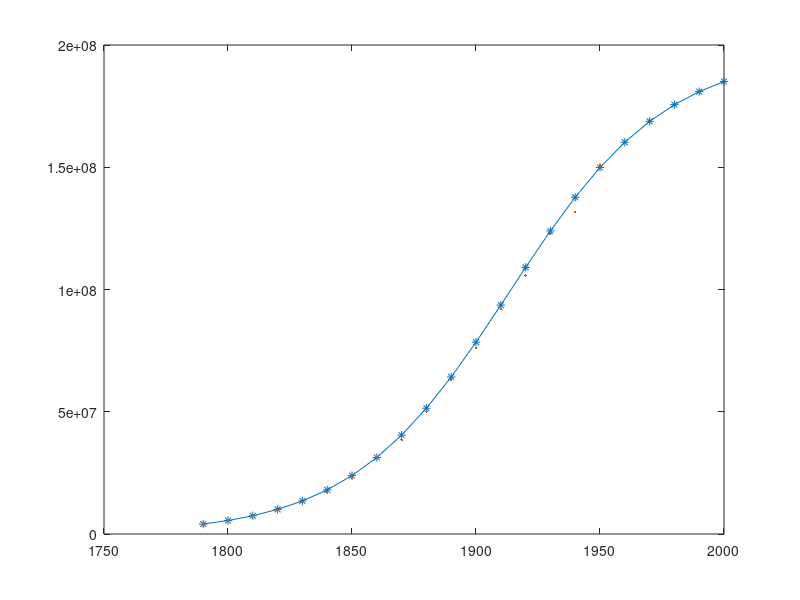

Recreate this plot in MATLAB.
t = 1790:10:2000;
p = 197273000 ./ (1 + exp(-0.03134*(t-1913.25)));
plot (t,p,"*-");
hold on;
%for i = 1: 17
    %a = input('enter the values ');
    %b = a*1000;
%end
a = [3929, 5308, 7240, 9638, 12866, 17069, 23192, 31443, 38558, 50156, 62948, 75995, 91972, 105711, 122775, 131669, 150697];
b = a.*1000;
t = 1790:10:1950;
plot(t,b,".");
hold on;